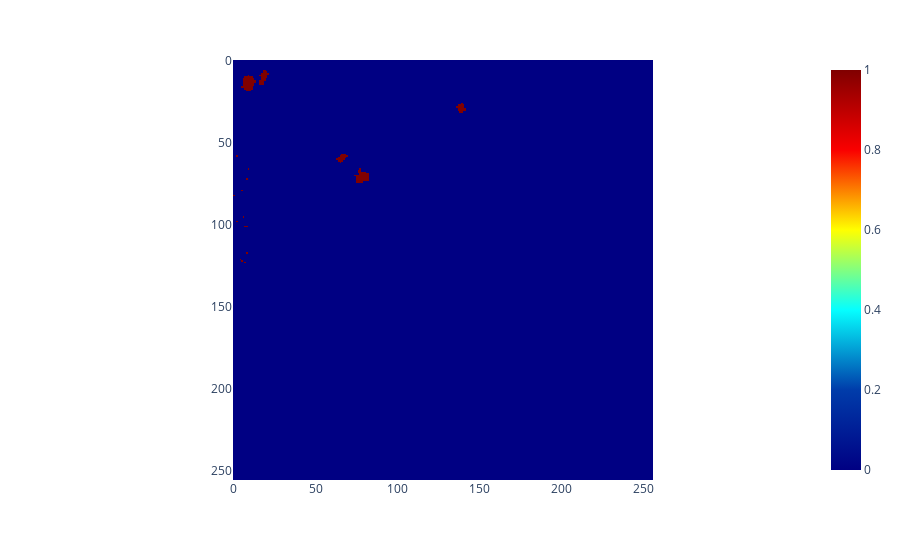

Notebook code for this chart:
### Code cell
import plotly.express as px
fig = px.imshow(train_masks[2, :, :, 1], color_continuous_scale='jet')

fig.update_traces(
    hovertemplate='Pixel Value: %{z}<extra></extra>' ) # Customize the hover text

### Figure 1 — Plotly figure (JSON) as saved in the notebook; plotly's stock layout.template omitted (floating-point values rounded to 4 significant figures; data arrays with more than 128 entries replaced by an {"elided": "..."} marker saying what was removed)
{"data": [{"coloraxis": "coloraxis", "hovertemplate": "Pixel Value: %{z}<extra></extra>", "name": "0", "type": "heatmap", "xaxis": "x", "yaxis": "y", "z": {"elided": "256x256 int values"}}], "layout": {"coloraxis": {"colorscale": [[0, "rgb(0,0,131)"], [0.2, "rgb(0,60,170)"], [0.4, "rgb(5,255,255)"], [0.6, "rgb(255,255,0)"], [0.8, "rgb(250,0,0)"], [1, "rgb(128,0,0)"]]}, "margin": {"t": 60}, "xaxis": {"anchor": "y", "constrain": "domain", "domain": [0, 1], "scaleanchor": "y"}, "yaxis": {"anchor": "x", "autorange": "reversed", "constrain": "domain", "domain": [0, 1]}}}
